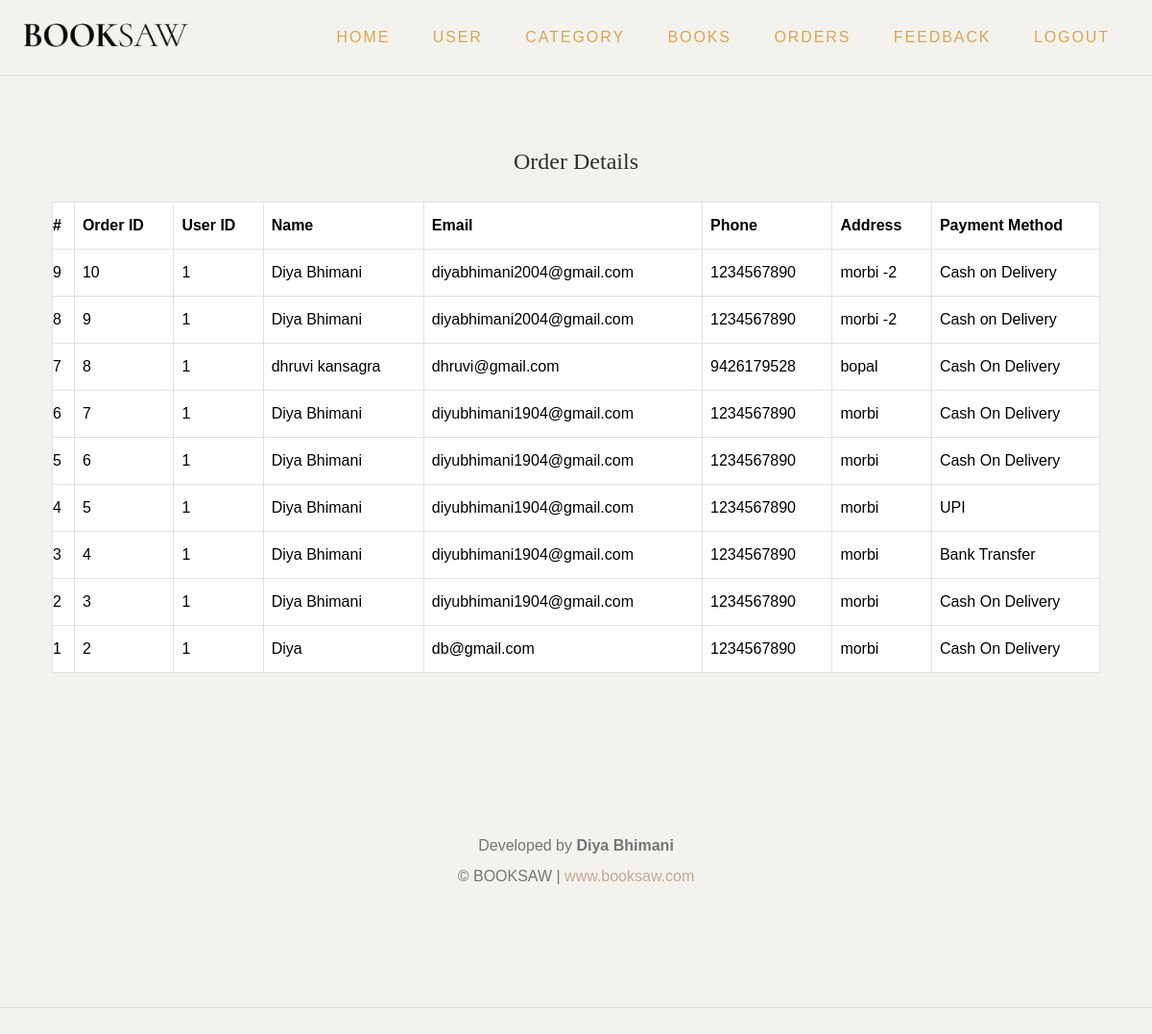
Screenshot of /admin/shipping.php with the database file from the repository.
### tables this page shows
CREATE TABLE `shipping` (
  `id` int(11) NOT NULL,
  `user_id` int(11) NOT NULL,
  `order_id` int(11) NOT NULL,
  `name` varchar(100) NOT NULL,
  `email` varchar(100) NOT NULL,
  `address` text NOT NULL,
  `phone` varchar(15) NOT NULL,
  `created_at` timestamp NOT NULL DEFAULT current_timestamp() ON UPDATE current_timestamp()
);

CREATE TABLE `orders` (
  `order_id` int(11) NOT NULL,
  `user_id` int(11) NOT NULL,
  `b_id` int(11) NOT NULL,
  `quantity` int(11) NOT NULL,
  `book_price` decimal(10,2) NOT NULL,
  `payment_method` varchar(50) NOT NULL,
  `book_name` varchar(255) NOT NULL,
  `book_image` varchar(255) NOT NULL,
  `order_date` timestamp NOT NULL DEFAULT current_timestamp() ON UPDATE current_timestamp()
);

### admin/shipping.php (the view, shortened to what this page needs)
<?php
include("../connected.php");
$sql = "SELECT s.*, o.order_id, o.payment_method
        FROM shipping s
        LEFT JOIN orders o ON s.order_id = o.order_id
        ORDER BY s.id DESC";
$result = mysqli_query($conn, $sql);
?>
<!DOCTYPE html>
<html lang="en">
<head>
	<link href="https://cdn.jsdelivr.net/npm/bootstrap@5.3.1/dist/css/bootstrap.min.css" rel="stylesheet"
>
	<link rel="stylesheet" type="text/css" href="css/normalize.css">
	<link rel="stylesheet" type="text/css" href="icomoon/icomoon.css">
	<link rel="stylesheet" type="text/css" href="css/vendor.css">
	<link rel="stylesheet" type="text/css" href="style.css">
</head>
		<header id="header">
			<div class="container-fluid">
				<div class="row">
					<div class="col-md-2">
						<div class="main-logo">
							<a href="index.html"><img src="images/main-logo.png" alt="logo"></a>
						</div>
					</div>
					<div class="col-md-10">
						<nav id="navbar">
							<div class="main-menu stellarnav">
								<ul class="menu-list">
									<li class="menu-item active"><a href="index.php">Home</a></li>
									<li class="menu-item active"><a href="user.php">USER</a></li>
									<li class="menu-item active"><a href="category.php">CATEGORY</a></li>
									<li class="menu-item active"><a href="book.php">BOOKS</a></li>
									<li class="menu-item active"><a href="shipping.php">ORDERS</a></li>
									<li class="menu-item active"><a href="feedback.php">FEEDBACK</a></li>
									<li class="menu-item active"><a href="logout.php">LOGOUT</a></li>
								</ul>
							</div>
						</nav>
					</div>
				</div>
			</div>
		</header>
<div class="container py-5" style="min-height: 70vh;">
    <div class="d-flex justify-content-between align-items-center mb-4 position-relative">
        <div style="flex: 1; text-align: center;">
            <h2 class="mb-0">Order Details</h2>
        </div>
           </div>
    <?php if (mysqli_num_rows($result) > 0): ?>
        <div class="table-responsive">
            <table class="table table-bordered align-middle">
                <thead>
                    <tr>
                        <th>#</th>
                        <th>Order ID</th>
                        <th>User ID</th>
                        <th>Name</th>
                        <th>Email</th>
                        <th>Phone</th>
                        <th>Address</th>
                        <th>Payment Method</th>
                    </tr>
                </thead>
                <tbody>
                    <?php while ($row = mysqli_fetch_assoc($result)): ?>
                    <tr>
                        <td><?= $row['id'] ?></td>
                        <td><?= $row['order_id'] ?></td>
                        <td><?= $row['user_id'] ?></td>
                        <td><?= htmlspecialchars($row['name']) ?></td>
                        <td><?= htmlspecialchars($row['email']) ?></td>
                        <td><?= htmlspecialchars($row['phone']) ?></td>
                        <td><?= htmlspecialchars($row['address']) ?></td>
                        <td><?= htmlspecialchars($row['payment_method']) ?></td>
                    </tr>
                    <?php endwhile; ?>
                </tbody>
            </table>
        </div>
    <?php else: ?>
        <div class="no-data">No shipping details found.</div>
    <?php endif; ?>
</div>
<footer id="footer">
    <div class="container">
        <div class="row">
      <div class="footer-info text-center">
      <p>
        Developed by <strong>Diya Bhimani</strong><br>
        © <span id="displayYear"></span> BOOKSAW |
        <a href="https://www.booksaw.com" target="_blank">
          www.booksaw.com
        </a>
      </p>
      </div>
        </div>
    </div>
</footer>
</body>
</html>

### admin/style.css (style rules this page uses)
:root { --header-height: 160px; --header-height-min: 80px; }
:root { --accent-color: #C5A992; --secondary-color: #C5A992; --dark-color: #2f2f2f; --light-color: #F3F2EC; --body-text-color: #757575; --light-text-color: #afafaf; --dark-text-color: #2f2f2f; }
:root { --body-font: "Raleway", sans-serif; --heading-font: "Prata", Georgia, serif; --secondary-font: "Playfair Display", Georgia, serif; }
:root, [data-bs-theme=light] { --heading-font: "Prata", Georgia, serif; --heading-font-weight: 400; --heading-color: var(--bs-dark); --heading-line-height: 1.1; --swiper-theme-color: var(--bs-primary); --custom-easing: cubic-bezier(.17, .67, .83, .67); --bs-body-font-family: "Raleway", arial, sans-serif; --bs-body-font-size: 0.9rem; --bs-body-font-weight: 400; --bs-body-line-height: 1.7; --bs-body-color: #333; --bs-body-color-rgb: 51, 51, 51; --bs-primary: #C5A992; --bs-primary-dark: #C5A992; --bs-secondary: #C5A992; --bs-black: #111; --bs-light: #F1F1F0; --bs-dark: #212529; --bs-gray: #949494; --bs-gray-dark: #51565b; --bs-primary-rgb: 169, 128, 115; --bs-secondary-rgb: 253, 238, 233; --bs-black-rgb: 17, 17, 17; --bs-light-rgb: 241, 241, 240; --bs-dark-rgb: 33, 37, 41; --bs-link-color: var(--bs-dark); --bs-link-color-rgb: 17, 17, 17; --bs-link-decoration: underline; --bs-link-hover-color: var(--bs-primary); --bs-link-hover-color-rgb: 169, 128, 115; }
.container, .container-fluid, .container-lg, .container-md, .container-sm, .container-xl, .container-xxl { --bs-gutter-x: 2.5rem; }
h1, h2, h3, h4, h5, h6 { color: var(--heading-color); }
a { text-decoration: none; transition: all 0.3s ease-out; }
.container-fluid { max-width: 1800px; }
.container, .container-fluid, .container-lg, .container-md, .container-sm, .container-xl, .container-xxl { --bs-gutter-x: 3rem; }
*, *::before, *::after { -webkit-box-sizing: border-box; -moz-box-sizing: border-box; box-sizing: border-box; }
html { box-sizing: border-box; }
a { color: var(--accent-color); transition: 0.3s color ease-out; }
ul, ol { margin-top: 0; margin-bottom: 10px; margin-left: 0; }
ul li, ol li { margin-bottom: 5px; outline: 0; }
ul li.active a { color: #daa556; }
ul li:last-child, ol li:last-child { margin-bottom: 0; }
img { display: inline-block; border: 0; max-width: 100%; height: auto; vertical-align: middle; }
h1, .h1, h2, .h2, h3, .h3, h4, .h4, h5, .h5, h6, .h6 { font-family: var(--heading-font); line-height: 1.2; color: var(--dark-color); }
h1, h2, h3 { margin: 25px 0; text-transform: capitalize; }
h2, .h2 { font-size: 1.5em; line-height: 1.4; }
p { margin: 0 0 20px 0; }
::placeholder { color: #999; }
.container::after, .row::after, .clearfix::after { display: block; clear: both; content: ""; }
.text-center { text-align: center; }
ul { list-style: circle inside; }
ol, ul { padding-left: 0; margin-top: 0; }
li { margin-bottom: 1rem; }
th, td { padding: 12px 15px; text-align: left; border-bottom: 1px solid #E1E1E1; }
th:first-child, td:first-child { padding-left: 0; }
th:last-child, td:last-child { padding-right: 0; }
pre, blockquote, dl, figure, table, p, ul, ol, form { margin-bottom: 2.5rem; }
#header { padding: 20px 0; border-bottom: 1px solid #E0E0E0; background-color: #f3f2ec; }
#header .menu-list a { text-transform: uppercase; font-weight: 500; letter-spacing: 0.12em; }
footer#footer { padding-bottom: 80px; margin-top: 100px; margin-bottom: 60px; border-bottom: 1px solid #E0E0E0; }

### rows the page displays
shipping: id "9", order.order_id "10", user "1", name "Diya Bhimani", email "diyabhimani2004@gmail.com", phone "1234567890", address "morbi -2", order.payment_method "Cash on Delivery"
shipping: id "8", order.order_id "9", user "1", name "Diya Bhimani", email "diyabhimani2004@gmail.com", phone "1234567890", address "morbi -2", order.payment_method "Cash on Delivery"
shipping: id "7", order.order_id "8", user "1", name "dhruvi kansagra", email "dhruvi@gmail.com", phone "9426179528", address "bopal", order.payment_method "Cash On Delivery"
shipping: id "6", order.order_id "7", user "1", name "Diya Bhimani", email "diyubhimani1904@gmail.com", phone "1234567890", address "morbi", order.payment_method "Cash On Delivery"
shipping: id "5", order.order_id "6", user "1", name "Diya Bhimani", email "diyubhimani1904@gmail.com", phone "1234567890", address "morbi", order.payment_method "Cash On Delivery"
shipping: id "4", order.order_id "5", user "1", name "Diya Bhimani", email "diyubhimani1904@gmail.com", phone "1234567890", address "morbi", order.payment_method "UPI"
shipping: id "3", order.order_id "4", user "1", name "Diya Bhimani", email "diyubhimani1904@gmail.com", phone "1234567890", address "morbi", order.payment_method "Bank Transfer"
shipping: id "2", order.order_id "3", user "1", name "Diya Bhimani", email "diyubhimani1904@gmail.com", phone "1234567890", address "morbi", order.payment_method "Cash On Delivery"
shipping: id "1", order.order_id "2", user "1", name "Diya", email "db@gmail.com", phone "1234567890", address "morbi", order.payment_method "Cash On Delivery"
